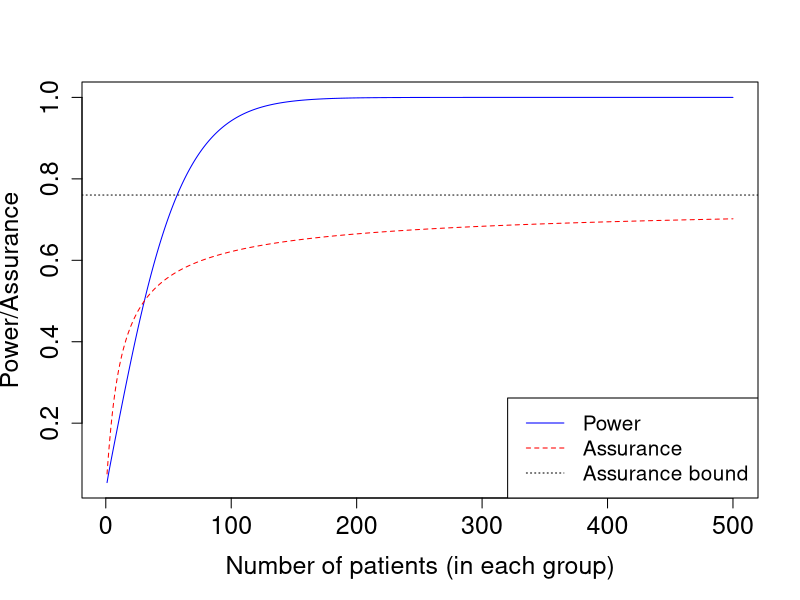
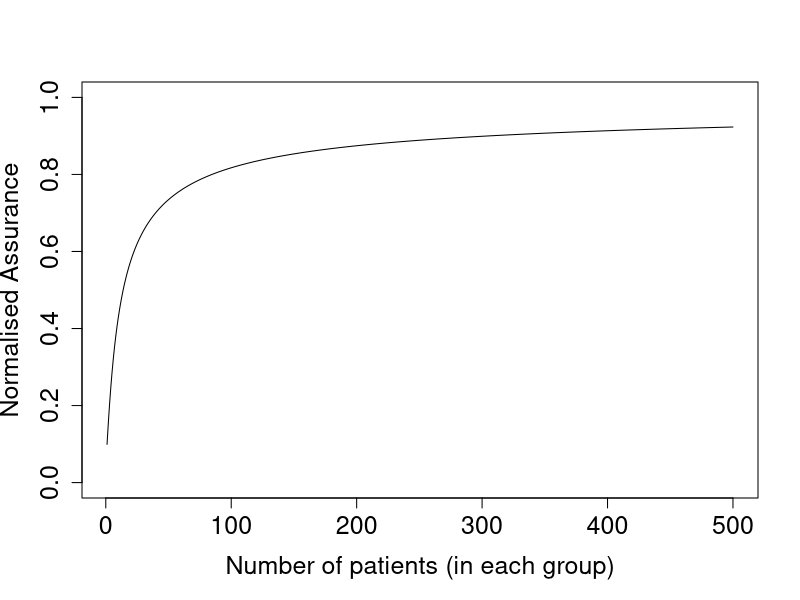
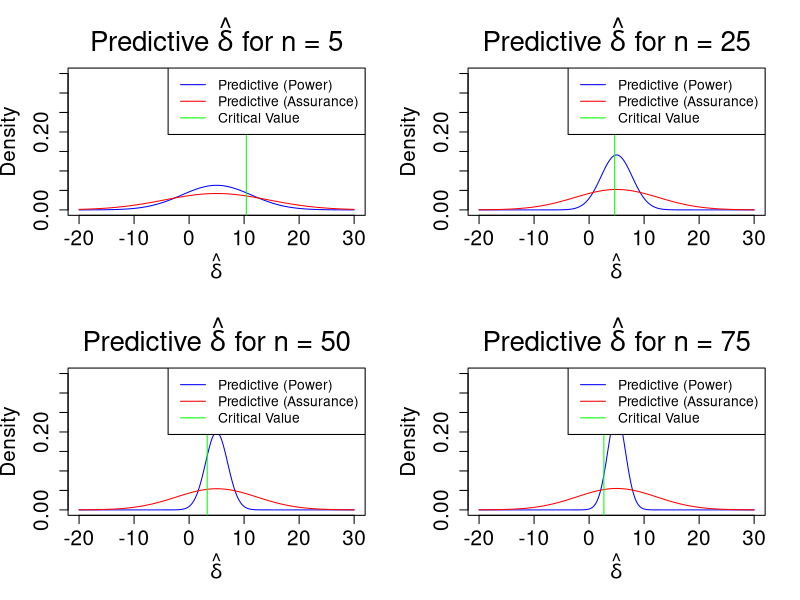
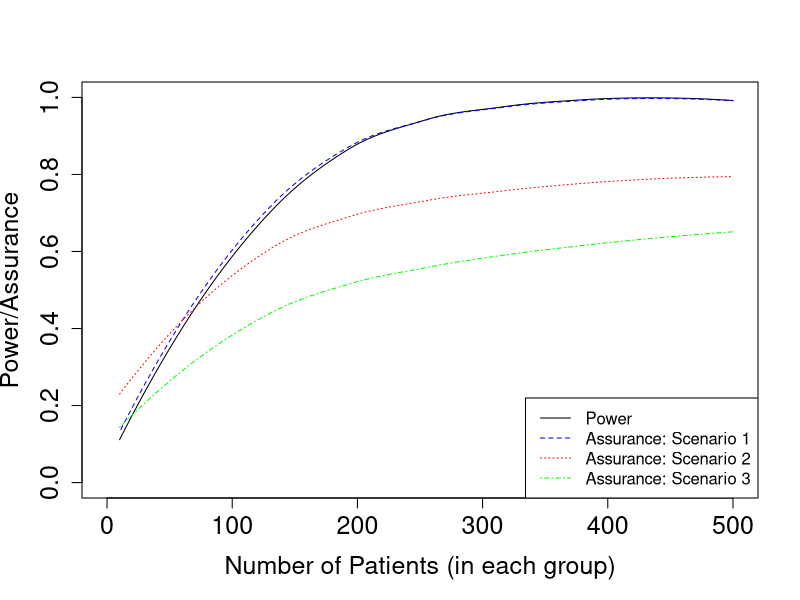
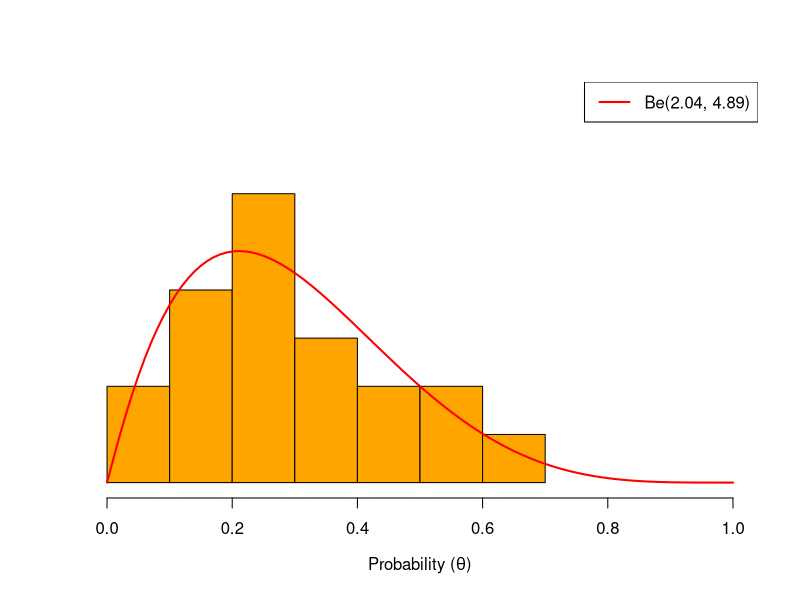
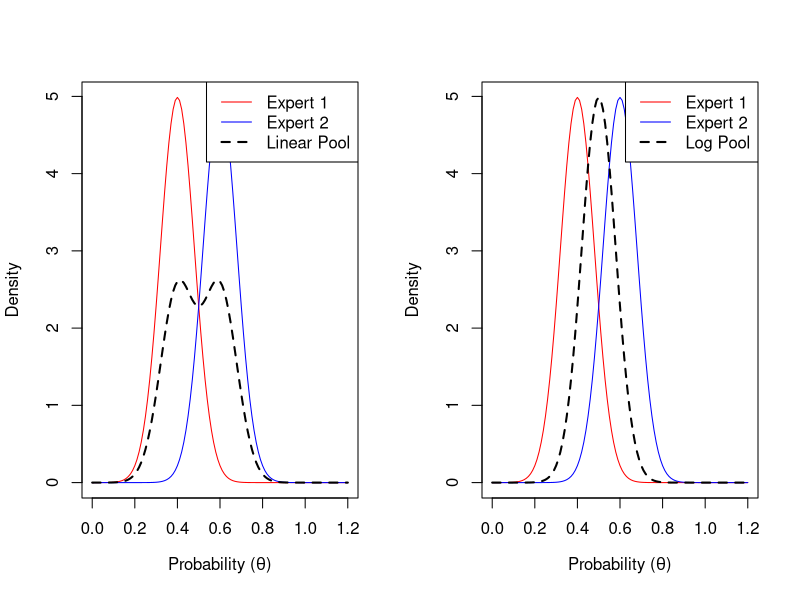
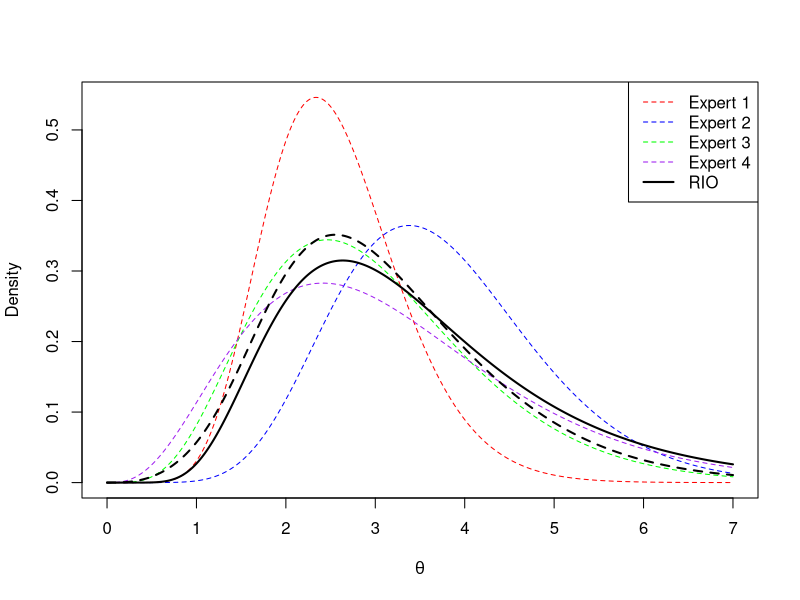

These charts were generated, in order, by the following R code:
sigma <- 10
delta_0 <- 5
alpha <- 0.025
beta <- 0.2


n1 <- 2*sigma^2*(qnorm(alpha) + qnorm(beta))^2
n1 <- n1/(delta_0)^2

n_0 <- 4
n <- 1:500
power <- pnorm(qnorm(alpha) + (delta_0*sqrt(n))/sqrt(2*sigma^2))
assurance <- pnorm(sqrt(n_0/(n+n_0))*(qnorm(alpha)+(delta_0*sqrt(n))/sqrt(2*sigma^2)))
assurance_upper_bound <- pnorm(sqrt(n_0)*delta_0/sqrt(2*sigma^2))
Norm_Ass <- assurance/assurance_upper_bound



png("PowerAssurance.png", units="in", width=10, height=6, res=700)
plot(n, power, type = "l", col = "blue",
     xlab = "Number of patients (in each group)", ylab = "Power/Assurance", 
     cex.axis=1.5, cex.lab=1.5, cex.main=2)
lines(n, assurance, col = "red", lty = 2)
abline(h = assurance_upper_bound, lty = 3)
legend("bottomright", legend = c("Power", "Assurance", "Assurance bound"), 
       lty = 1:3, col = c("blue", "red", "black"), cex = 1.25)
dev.off()

png("Norm_Assurance.png", units="in", width=10, height=6, res=700)
plot(n, Norm_Ass, type = "l", ylim = c(0,1), xlab = "Number of patients (in each group)",
     ylab = "Normalised Assurance",
     cex.axis=1.5, cex.lab=1.5, cex.main=2)
dev.off()

png("Pred_delta_hat.png", units="in", width=10, height=8, res=1000)
par(mfrow = c(2,2))

produce_plot <- function(n){
  critValue <- qnorm(0.95) * sqrt(2*sigma^2) / sqrt(n)
  delta_hat <- seq(-20, 30, by = 0.1)
  
  plot(delta_hat,
       dnorm(delta_hat, mean = delta_0, sd = sqrt(2*sigma^2 * (1 / n))),
       type = "l", col = "blue",
       main = bquote("Predictive " * hat(delta) * " for " * n * " = " * .(n)),
       ylab = "Density",
       xlab = expression(hat(delta)),
       ylim = c(0, 0.35),
       cex.axis=1.5, cex.lab=1.5, cex.main=2)
  
  lines(delta_hat,
        dnorm(delta_hat, mean = delta_0, sd = sqrt(2*sigma^2 * (1 / n_0 + 1 / n))),
        col = "red")
  
  abline(v = critValue, lwd = 1, col = "green")
  
  legend("topright",
         legend = c("Predictive (Power)", "Predictive (Assurance)", "Critical Value"),
         col = c("blue", "red", "green"), lty = 1)
}

produce_plot(5)
produce_plot(25)
produce_plot(50)
produce_plot(75)
dev.off()




simulate_data_power <- function(n) {
    r_c <- rbinom(1, n, 0.45)
    r_t <- rbinom(1, n, 0.3)
    p_hat_c <- r_c / n
    p_hat_t <- r_t / n
    p_pool <- (r_c + r_t) / (2 * n)
    se <- sqrt(2 * p_pool * (1 - p_pool) / n)
    z <- (p_hat_c - p_hat_t) / se
    z_crit <- qnorm(1 - 0.025)
    z > z_crit
}



sim_data_ass <- function(n, m, nu){
  
  theta_c <- rbeta(1, 10.7, 13.1)
  rho <- truncnorm::rtruncnorm(1, mean = m, sd = sqrt(nu), a = (theta_c-1), b = theta_c)
  theta_t <- theta_c - rho #Treatment
  r_c <- rbinom(1, n, prob = theta_c)
  r_t <- rbinom(1, n, prob = theta_t)
  
  p_hat_c <- r_c / n
  p_hat_t <- r_t / n
  p_pool <- (r_c + r_t) / (2 * n)
  se <- sqrt(2 * p_pool * (1 - p_pool) / n)
  z <- (p_hat_c - p_hat_t) / se
  z_crit <- qnorm(1 - 0.025)
  z > z_crit
}

png("Power_Assurance_Moxo.png", units="in", width=10, height=6, res=700)
n1 <- 10:500
power_estimates <- sapply(n1, function(n) mean(replicate(500, simulate_data_power(n))))
smooth_power <- loess(power_estimates~n1)
plot(n1, predict(smooth_power, newdata = n1), type = "l",
     ylim = c(0,1), xlim = c(0, 500),
     ylab = "Power/Assurance",
     xlab = "Number of Patients (in each group)",
     cex.axis=1.5, cex.lab=1.5, cex.main=2)


ass_estimates1 <- sapply(n1, function(n) mean(replicate(500, sim_data_ass(n, 0.15, 0.0001))))
smooth_ass1 <- loess(ass_estimates1~n1)
lines(n1, predict(smooth_ass1, newdata = n1), col = "blue", lty = 2)


ass_estimates2 <- sapply(n1, function(n) mean(replicate(500, sim_data_ass(n, 0.15, 0.01))))
smooth_ass2 <- loess(ass_estimates2~n1)
lines(n1, predict(smooth_ass2, newdata = n1), col = "red", lty = 3)


ass_estimates3 <- sapply(n1, function(n) mean(replicate(500, sim_data_ass(n, 0.1, 0.01))))
smooth_ass3 <- loess(ass_estimates3~n1)
lines(n1, predict(smooth_ass3, newdata = n1), col = "green", lty = 4)

legend("bottomright", legend = c("Power", "Assurance: Scenario 1", "Assurance: Scenario 2", "Assurance: Scenario 3"),
       lty = 1:4, col = c("black", "blue", "red", "green"))
dev.off()



probs <- c(0.05, 0.05,
           0.15, 0.15, 0.15, 0.15,
           0.25, 0.25, 0.25, 0.25, 0.25, 0.25,
           0.35, 0.35, 0.35,
           0.45, 0.45,
           0.55, 0.55, 0.65)
png("Trial_Roulette_Dist.png", units="in", width=10, height=6, res=700)
hist(probs, ylim = c(0, 4), xlim = c(0,1), col = "orange",
     xlab = expression("Probability ("*theta*")"),
     main = "", freq=F, ylab = "", yaxt="n")
x <- seq(0, 1, by=0.01)
lines(x, dbeta(x, 2.04, 4.89), col = "red", lwd = 2)
legend("topright", legend = "Be(2.04, 4.89)", lty = 1, col = "red", lwd = 2)
dev.off()


png("Math_Pooling.png", units="in", width=12, height=6, res=700)
par(mfrow = c(1,2))
x <- seq(0, 1.2, by=0.01)
f1 <- dnorm(x, 0.4, 0.08)
f2 <- dnorm(x, 0.6, 0.08)
w1 <- 0.5
w2 <- 1 - w1

#Plotting the linear pool
plot(x, f1, type = "l",
     xlab = expression("Probability ("*theta*")"), col = "red",
     ylab = "Density", xlim = c(0, 1.2))
lines(x, f2, col = "blue")
lines(x, w1*f1 + w2*f2, lty = 2, lwd = 2)
legend("topright", legend = c("Expert 1", "Expert 2", "Linear Pool"), col = c("red", "blue", "black"),
       lty = c(1, 1, 2), lwd = c(1, 1, 2))

#Plotting the log pool
log_pool_raw <- f1^w1 * f2^w2
log_pool <- log_pool_raw / sum(log_pool_raw * diff(x)[1])
plot(x, f1, type = "l",
     xlab = expression("Probability ("*theta*")"), col = "red",
     ylab = "Density", xlim = c(0, 1.2))
lines(x, f2, col = "blue")
lines(x, log_pool, lty = 2, lwd = 2)
legend("topright", legend = c("Expert 1", "Expert 2", "Log Pool"), col = c("red", "blue", "black"),
       lty = c(1, 1, 2), lwd = c(1, 1, 2))
dev.off()

png("Elicit_Rio.png", units="in", width=10, height=6, res=700)
x <- seq(0, 7, by=0.01)
ex1 <- dgamma(x, 11.4, 4.45)
ex2 <- dgamma(x, 10.7, 2.87)
ex3 <- dgamma(x, 5.68, 1.9)
ex4 <- dgamma(x, 4.09, 1.28)
w1 <- 0.25
w2 <- 0.25
w3 <- 0.25
w4 <- 0.25
RIO <- dlnorm(x, 1.16, 0.437)
plot(x, ex1, type = "l", ylab = "Density", xlab = expression(theta),
     col = "red", lty = 2)
lines(x, ex2, col = "blue", lty = 2)
lines(x, ex3, col = "green", lty = 2)
lines(x, ex4, col = "purple", lty = 2)
lines(x, RIO, lwd = 2)
lines(x, w1*ex1 + w2*ex2 + w3*ex3 + w4*ex4, lty = 2, lwd = 2)
legend("topright", legend = c("Expert 1", "Expert 2", "Expert 3", "Expert 4", "RIO"),
       lty = c(2, 2, 2, 2, 1), col = c("red", "blue", "green", "purple", "black"),
       lwd = c(1, 1, 1, 1, 2))
dev.off()
